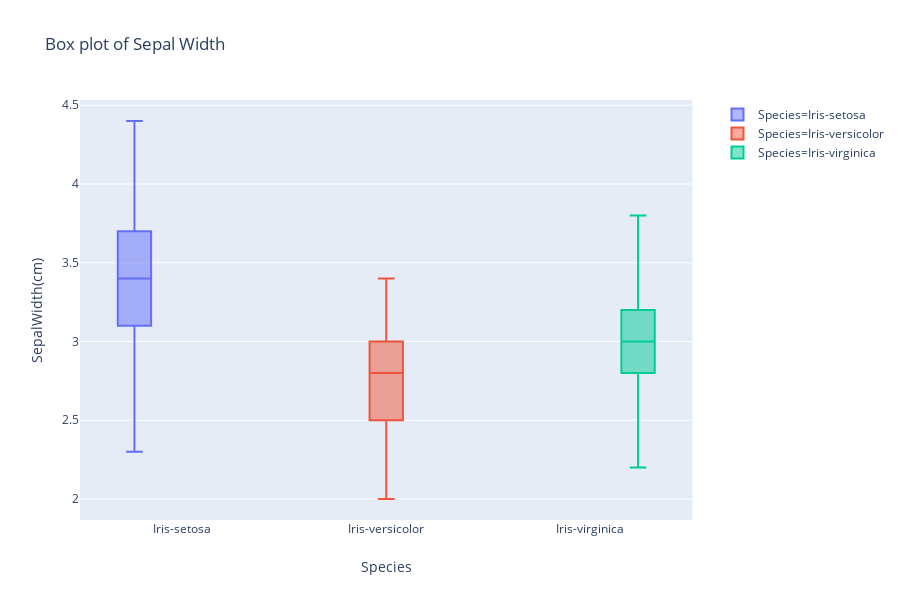

Here is the notebook cell this chart was saved with:
### Markdown cell above
# Distributions of Sepal Width

### Code cell
fig = px.box(df, x="Species", y="SepalWidth(cm)", color="Species",
             title="Box plot of Sepal Width"
            )
fig.show()

### Figure 1 — Plotly figure (JSON) as saved in the notebook; plotly's stock layout.template omitted (floating-point values rounded to 4 significant figures)
{"data": [{"alignmentgroup": "True", "hoverlabel": {"namelength": 0}, "hovertemplate": "Species=%{x}<br>SepalWidth(cm)=%{y}", "legendgroup": "Species=Iris-setosa", "marker": {"color": "#636efa"}, "name": "Species=Iris-setosa", "notched": false, "offsetgroup": "Species=Iris-setosa", "orientation": "v", "showlegend": true, "type": "box", "x": ["Iris-setosa", "Iris-setosa", "Iris-setosa", "Iris-setosa", "Iris-setosa", "Iris-setosa", "Iris-setosa", "Iris-setosa", "Iris-setosa", "Iris-setosa", "Iris-setosa", "Iris-setosa", "Iris-setosa", "Iris-setosa", "Iris-setosa", "Iris-setosa", "Iris-setosa", "Iris-setosa", "Iris-setosa", "Iris-setosa", "Iris-setosa", "Iris-setosa", "Iris-setosa", "Iris-setosa", "Iris-setosa", "Iris-setosa", "Iris-setosa", "Iris-setosa", "Iris-setosa", "Iris-setosa", "Iris-setosa", "Iris-setosa", "Iris-setosa", "Iris-setosa", "Iris-setosa", "Iris-setosa", "Iris-setosa", "Iris-setosa", "Iris-setosa", "Iris-setosa", "Iris-setosa", "Iris-setosa", "Iris-setosa", "Iris-setosa", "Iris-setosa", "Iris-setosa", "Iris-setosa", "Iris-setosa", "Iris-setosa", "Iris-setosa"], "x0": " ", "xaxis": "x", "y": [3.5, 3, 3.2, 3.1, 3.6, 3.9, 3.4, 3.4, 2.9, 3.1, 3.7, 3.4, 3, 3, 4, 4.4, 3.9, 3.5, 3.8, 3.8, 3.4, 3.7, 3.6, 3.3, 3.4, 3, 3.4, 3.5, 3.4, 3.2, 3.1, 3.4, 4.1, 4.2, 3.1, 3.2, 3.5, 3.1, 3, 3.4, 3.5, 2.3, 3.2, 3.5, 3.8, 3, 3.8, 3.2, 3.7, 3.3], "y0": " ", "yaxis": "y"}, {"alignmentgroup": "True", "hoverlabel": {"namelength": 0}, "hovertemplate": "Species=%{x}<br>SepalWidth(cm)=%{y}", "legendgroup": "Species=Iris-versicolor", "marker": {"color": "#EF553B"}, "name": "Species=Iris-versicolor", "notched": false, "offsetgroup": "Species=Iris-versicolor", "orientation": "v", "showlegend": true, "type": "box", "x": ["Iris-versicolor", "Iris-versicolor", "Iris-versicolor", "Iris-versicolor", "Iris-versicolor", "Iris-versicolor", "Iris-versicolor", "Iris-versicolor", "Iris-versicolor", "Iris-versicolor", "Iris-versicolor", "Iris-versicolor", "Iris-versicolor", "Iris-versicolor", "Iris-versicolor", "Iris-versicolor", "Iris-versicolor", "Iris-versicolor", "Iris-versicolor", "Iris-versicolor", "Iris-versicolor", "Iris-versicolor", "Iris-versicolor", "Iris-versicolor", "Iris-versicolor", "Iris-versicolor", "Iris-versicolor", "Iris-versicolor", "Iris-versicolor", "Iris-versicolor", "Iris-versicolor", "Iris-versicolor", "Iris-versicolor", "Iris-versicolor", "Iris-versicolor", "Iris-versicolor", "Iris-versicolor", "Iris-versicolor", "Iris-versicolor", "Iris-versicolor", "Iris-versicolor", "Iris-versicolor", "Iris-versicolor", "Iris-versicolor", "Iris-versicolor", "Iris-versicolor", "Iris-versicolor", "Iris-versicolor", "Iris-versicolor", "Iris-versicolor"], "x0": " ", "xaxis": "x", "y": [3.2, 3.2, 3.1, 2.3, 2.8, 2.8, 3.3, 2.4, 2.9, 2.7, 2, 3, 2.2, 2.9, 2.9, 3.1, 3, 2.7, 2.2, 2.5, 3.2, 2.8, 2.5, 2.8, 2.9, 3, 2.8, 3, 2.9, 2.6, 2.4, 2.4, 2.7, 2.7, 3, 3.4, 3.1, 2.3, 3, 2.5, 2.6, 3, 2.6, 2.3, 2.7, 3, 2.9, 2.9, 2.5, 2.8], "y0": " ", "yaxis": "y"}, {"alignmentgroup": "True", "hoverlabel": {"namelength": 0}, "hovertemplate": "Species=%{x}<br>SepalWidth(cm)=%{y}", "legendgroup": "Species=Iris-virginica", "marker": {"color": "#00cc96"}, "name": "Species=Iris-virginica", "notched": false, "offsetgroup": "Species=Iris-virginica", "orientation": "v", "showlegend": true, "type": "box", "x": ["Iris-virginica", "Iris-virginica", "Iris-virginica", "Iris-virginica", "Iris-virginica", "Iris-virginica", "Iris-virginica", "Iris-virginica", "Iris-virginica", "Iris-virginica", "Iris-virginica", "Iris-virginica", "Iris-virginica", "Iris-virginica", "Iris-virginica", "Iris-virginica", "Iris-virginica", "Iris-virginica", "Iris-virginica", "Iris-virginica", "Iris-virginica", "Iris-virginica", "Iris-virginica", "Iris-virginica", "Iris-virginica", "Iris-virginica", "Iris-virginica", "Iris-virginica", "Iris-virginica", "Iris-virginica", "Iris-virginica", "Iris-virginica", "Iris-virginica", "Iris-virginica", "Iris-virginica", "Iris-virginica", "Iris-virginica", "Iris-virginica", "Iris-virginica", "Iris-virginica", "Iris-virginica", "Iris-virginica", "Iris-virginica", "Iris-virginica", "Iris-virginica", "Iris-virginica", "Iris-virginica", "Iris-virginica", "Iris-virginica", "Iris-virginica"], "x0": " ", "xaxis": "x", "y": [3.3, 2.7, 3, 2.9, 3, 3, 2.5, 2.9, 2.5, 3.6, 3.2, 2.7, 3, 2.5, 2.8, 3.2, 3, 3.8, 2.6, 2.2, 3.2, 2.8, 2.8, 2.7, 3.3, 3.2, 2.8, 3, 2.8, 3, 2.8, 3.8, 2.8, 2.8, 2.6, 3, 3.4, 3.1, 3, 3.1, 3.1, 3.1, 2.7, 3.2, 3.3, 3, 2.5, 3, 3.4, 3], "y0": " ", "yaxis": "y"}], "layout": {"boxmode": "group", "height": 600, "legend": {"tracegroupgap": 0}, "title": {"text": "Box plot of Sepal Width"}, "xaxis": {"anchor": "y", "categoryarray": ["Iris-setosa", "Iris-versicolor", "Iris-virginica"], "categoryorder": "array", "domain": [0, 0.98], "title": {"text": "Species"}}, "yaxis": {"anchor": "x", "domain": [0, 1], "title": {"text": "SepalWidth(cm)"}}}}
